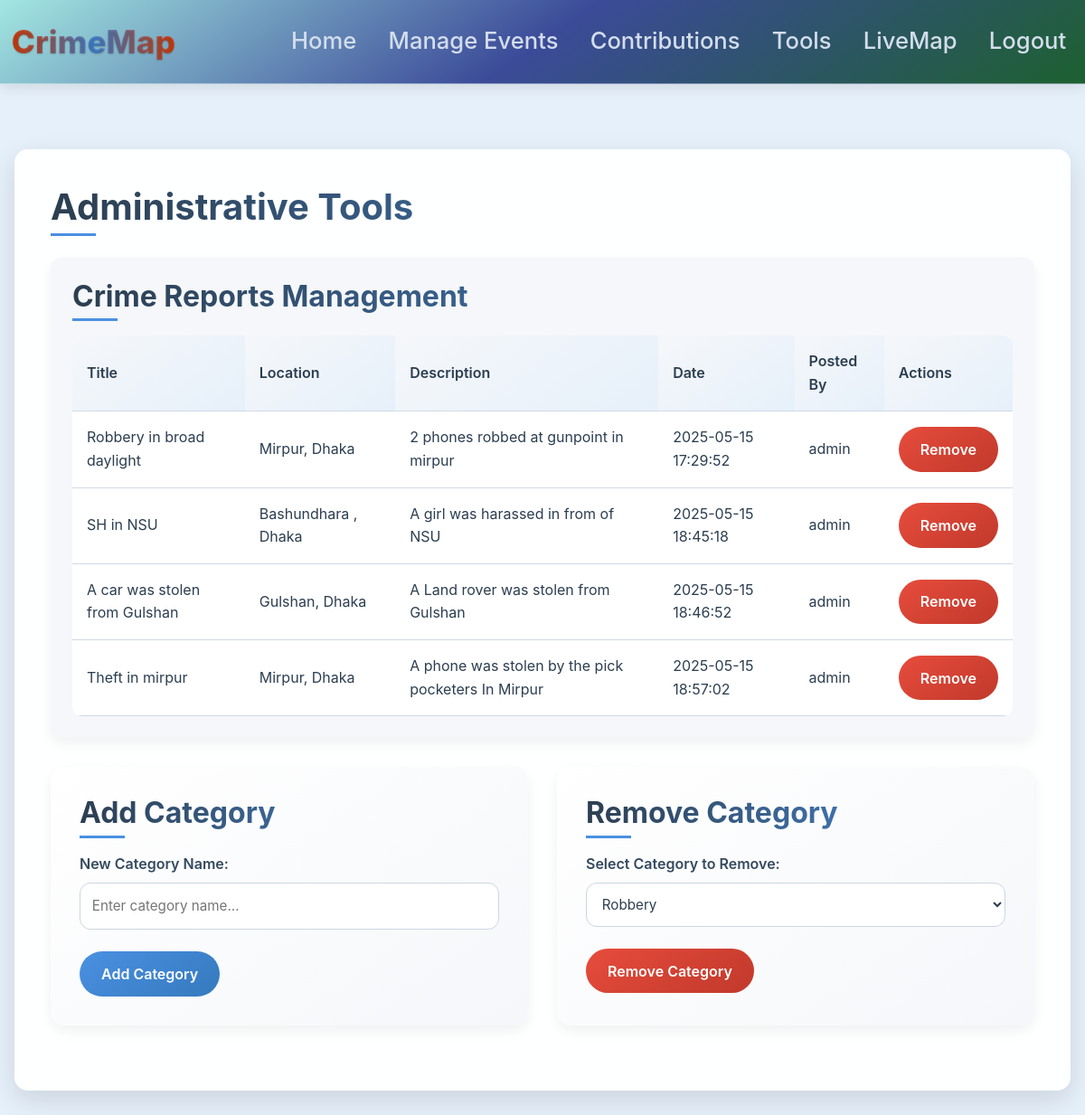
/admin-tools (signed in), run on an earlier commit of the app's database.
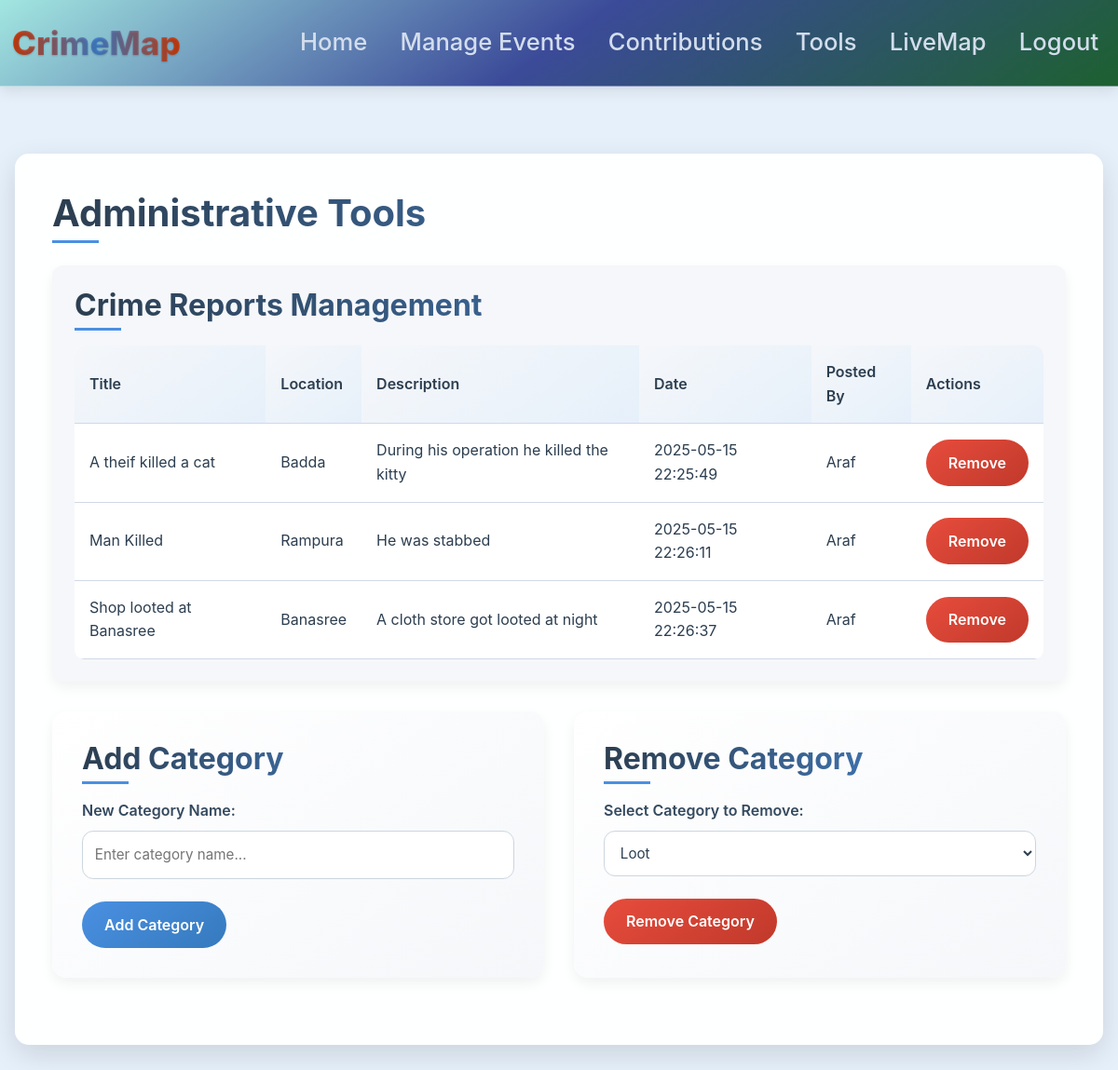
And on a later commit of the database.
### website/models.py (models this page shows)
class Crime(db.Model):
    __tablename__ = 'crime'
    __table_args__ = {'extend_existing': True}
    id = db.Column(db.Integer, primary_key=True)
    title = db.Column(db.String(100))
    location = db.Column(db.String(100))
    data = db.Column(db.String(10000))
    date = db.Column(db.DateTime(timezone=True), default=func.now())
    user_id = db.Column(db.Integer, db.ForeignKey('user.id'))

class User(db.Model, UserMixin):
    id = db.Column(db.Integer, primary_key=True)
    email = db.Column(db.String(150), unique=True)
    password = db.Column(db.String(150))
    first_name = db.Column(db.String(150))
    crimes = db.relationship('Crime', backref='user', lazy=True)

### website/views.py (the view, shortened to what this page needs)
@views.route('/admin-tools', methods=['GET', 'POST'])
@login_required
def admin_tools():
    if current_user.id != 1:
        flash('Access denied!', category='error')
        return redirect(url_for('views.home'))
    crimes = Crime.query.all()
    for crime in crimes:
        crime.user = User.query.get(crime.user_id)
    categories = Category.query.all()
    return render_template('admin_tools.html', user=current_user, crimes=crimes, categories=categories)

### website/__init__.py (called while the page is built)
def create_app():
    app = Flask(__name__)
    app.config['SECRET_KEY'] = 'hjshjhdjah kjshkjdhjs'
    app.config['SQLALCHEMY_DATABASE_URI'] = f'sqlite:///{DB_NAME}'
    db.init_app(app)
    from .views import views
    from .auth import auth
    from .feedbacks import feedbacks
    app.register_blueprint(views, url_prefix='/')
    app.register_blueprint(auth, url_prefix='/')
    app.register_blueprint(feedbacks, url_prefix='/feedbacks')
    from .models import User
    with app.app_context():
        db.create_all()
    login_manager = LoginManager()
    login_manager.login_view = 'auth.login'
    login_manager.init_app(app)
    @login_manager.user_loader
    def load_user(id):
        return User.query.get(int(id))
    return app

### website/views.py (called while the page is built)
@views.context_processor
def inject_upcoming_events():
    upcoming_events = Event.query.filter(Event.date > datetime.now()).count()
    return {'upcoming_events': upcoming_events}

### website/templates/admin_tools.html (shortened to what this page needs)
{% extends "base.html" %}
{% block content %}
<div class="admin-container">
    <h1>Administrative Tools</h1>
    <div class="table-container">
        <h2>Crime Reports Management</h2>
        <table>
            <thead>
                <tr>
                    <th>Title</th>
                    <th>Location</th>
                    <th>Description</th>
                    <th>Date</th>
                    <th>Posted By</th>
                    <th>Actions</th>
                </tr>
            </thead>
            <tbody>
                {% for crime in crimes %}
                    <tr>
                        <td>{{ crime.title }}</td>
                        <td>{{ crime.location }}</td>
                        <td>{{ crime.data }}</td>
                        <td>{{ crime.date.strftime('%Y-%m-%d %H:%M:%S') }}</td>
                        <td>{{ crime.user.first_name }}</td>
                        <td>
                            <form method="POST" action="{{ url_for('views.delete_crime', crime_id=crime.id) }}">
                                <button type="submit" class="btn btn-danger">Remove</button>
                            </form>
                        </td>
                    </tr>
                {% endfor %}
            </tbody>
        </table>
    </div>
    <div class="admin-forms">
        <div class="admin-form">
            <h2>Add Category</h2>
            <form method="POST">
                <div class="form-group">
                    <label for="category-name">New Category Name:</label>
                    <input type="text" name="category-name" id="category-name" required placeholder="Enter category name..." />
                </div>
                <button type="submit" name="add-category" class="btn btn-primary">Add Category</button>
            </form>
        </div>
        <div class="admin-form">
            <h2>Remove Category</h2>
            <form method="POST">
                <div class="form-group">
                    <label for="category-id">Select Category to Remove:</label>
                    <select name="category-id" id="category-id" required>
                        {% for category in categories %}
                            <option value="{{ category.cat_id }}">{{ category.name }}</option>
                        {% endfor %}
                    </select>
                </div>
                <button type="submit" name="remove-category" class="btn btn-danger">Remove Category</button>
            </form>
        </div>
    </div>
</div>
{% endblock %}

What changed in the data, as far as the page shows it:
removed Crime: title "Robbery in broad daylight", location "Mirpur, Dhaka", data "2 phones robbed at gunpoint in mirpur", date "2025-05-15 17:29:52", user.first_name "admin"
removed Crime: title "SH in NSU", location "Bashundhara , Dhaka", data "A girl was harassed in from of NSU", date "2025-05-15 18:45:18", user.first_name "admin"
removed Crime: title "A car was stolen from Gulshan", location "Gulshan, Dhaka", data "A Land rover was stolen from Gulshan", date "2025-05-15 18:46:52", user.first_name "admin"
removed Crime: title "Theft in mirpur", location "Mirpur, Dhaka", data "A phone was stolen by the pick pocketers In Mirpur", date "2025-05-15 18:57:02", user.first_name "admin"
added Crime: title "A theif killed a cat", location "Badda", data "During his operation he killed the kitty", date "2025-05-15 22:25:49", user.first_name "Araf"
added Crime: title "Man Killed", location "Rampura", data "He was stabbed", date "2025-05-15 22:26:11", user.first_name "Araf"
added Crime: title "Shop looted at Banasree", location "Banasree", data "A cloth store got looted at night", date "2025-05-15 22:26:37", user.first_name "Araf"
Also different on the page:
form field category-id: "Robbery" → "Loot"
